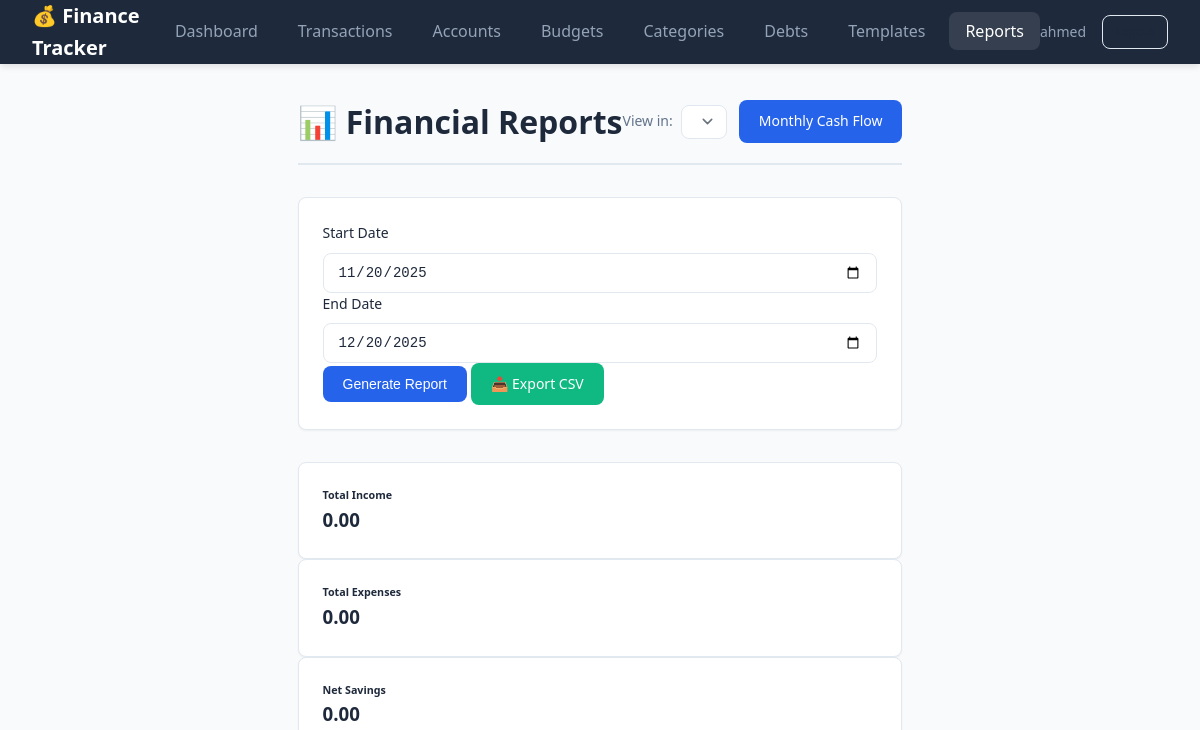
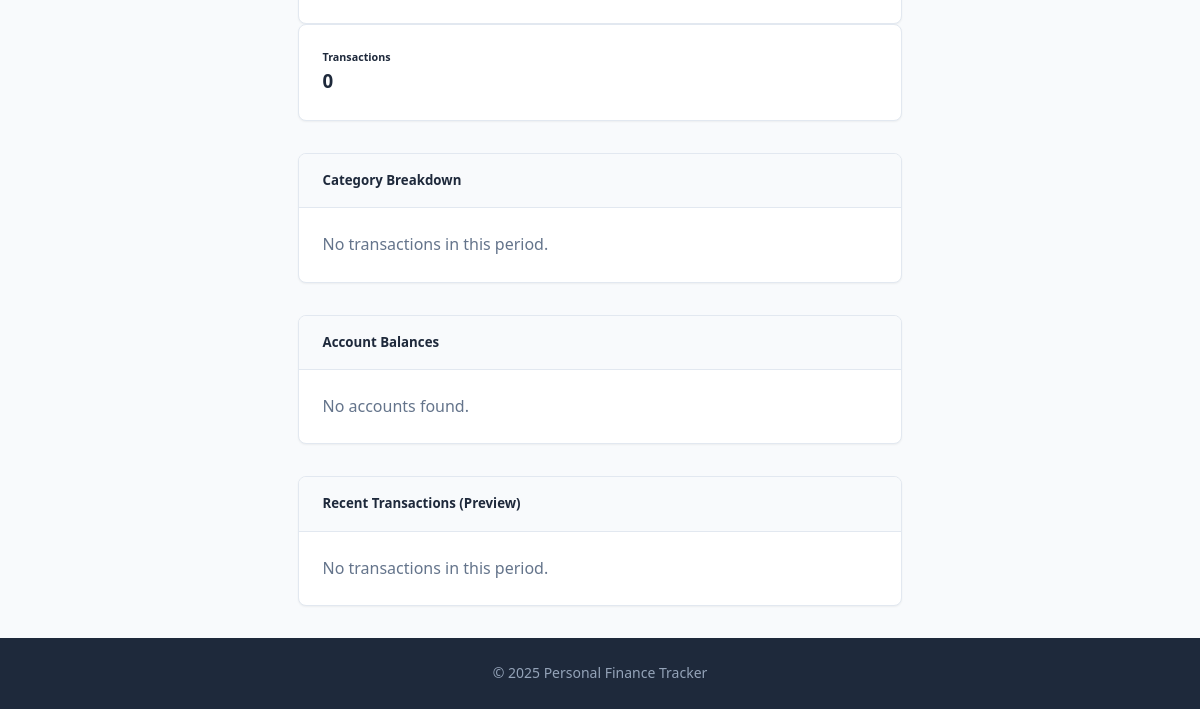
/reports (signed in), run on an earlier commit of the app's database (2 pictures, top to bottom).
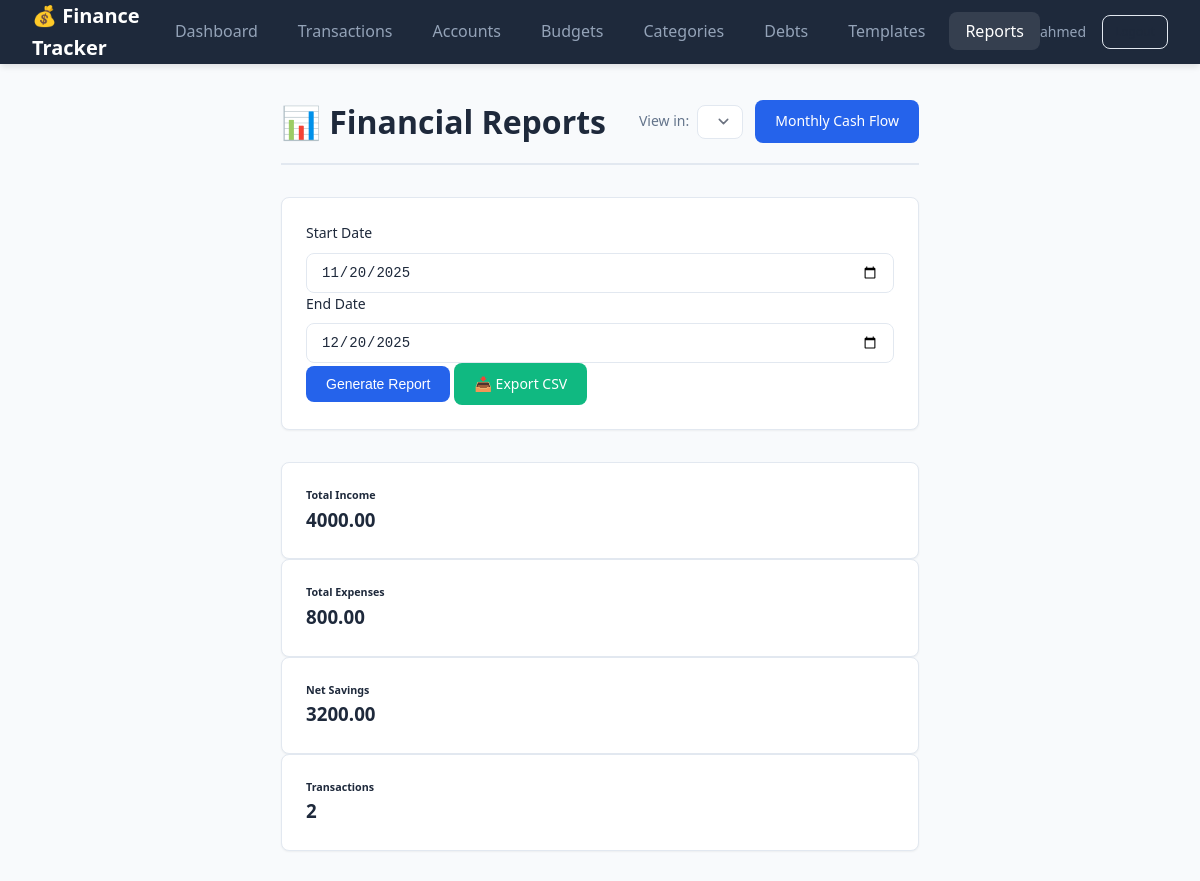
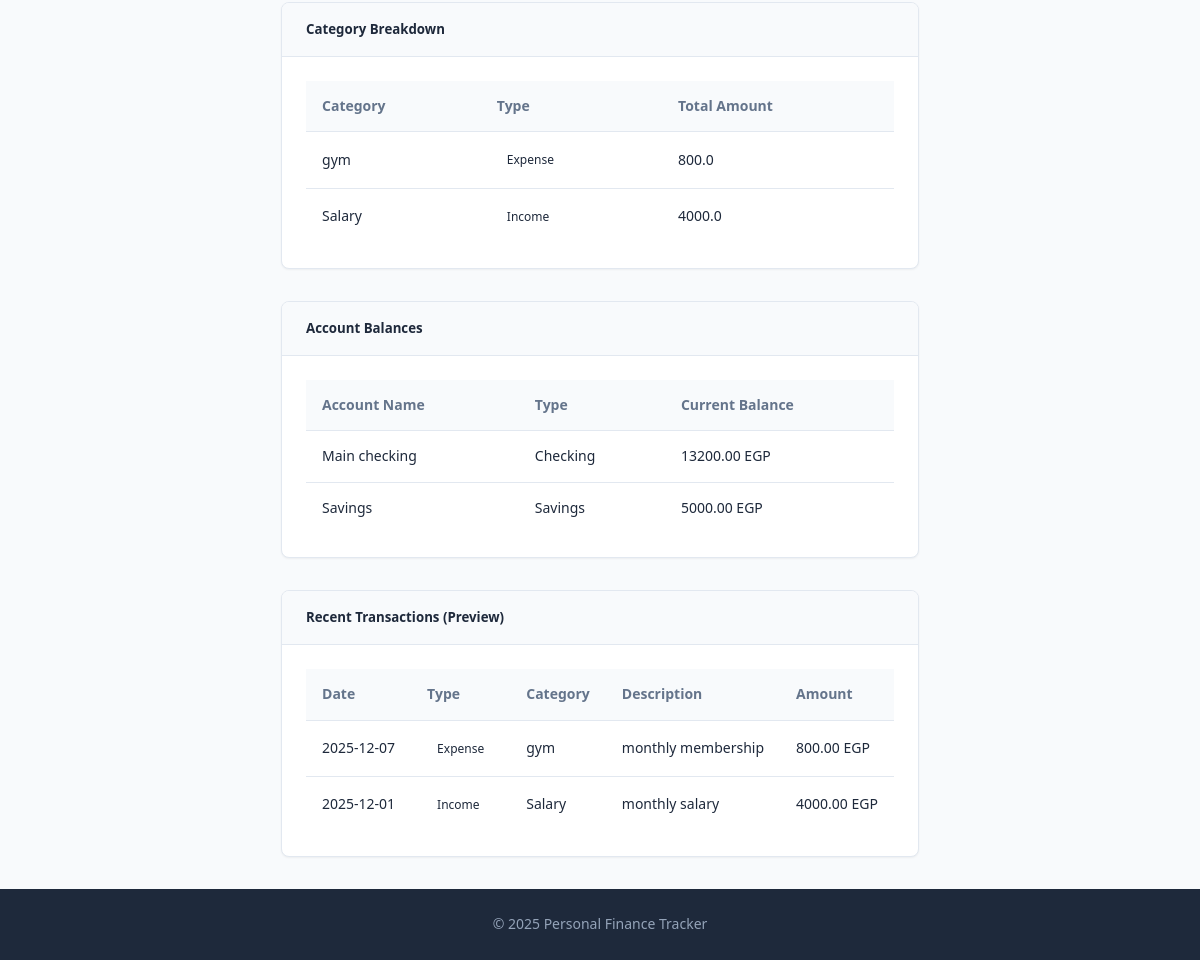
And on a later commit of the database (2 pictures, top to bottom).
### src/app/models/finance_models.py (models this page shows, shortened)
class Category(db.Model):
    __tablename__ = 'category'
    id: Mapped[int] = mapped_column(Integer, primary_key=True, autoincrement=True)
    user_id: Mapped[int] = mapped_column(
        Integer, ForeignKey('user.id', ondelete='CASCADE'), nullable=False
    )
    name: Mapped[str] = mapped_column(String(100), nullable=False)
    category_type: Mapped[str] = mapped_column(String(10), nullable=False)
    color: Mapped[Optional[str]] = mapped_column(String(7))
    max_single_amount: Mapped[Optional[Decimal]] = mapped_column(DECIMAL(10, 2))
    user: Mapped["User"] = relationship("User", back_populates="categories")
    transactions: Mapped[List["Transaction"]] = relationship(
        "Transaction", back_populates="category", cascade="all, delete-orphan"
    )
    budgets: Mapped[List["Budget"]] = relationship(
        "Budget", back_populates="category", cascade="all, delete-orphan"
    )
    transaction_templates: Mapped[List["TransactionTemplate"]] = relationship(
        "TransactionTemplate", back_populates="category"
    )

class Account(db.Model):
    __tablename__ = 'account'
    id: Mapped[int] = mapped_column(Integer, primary_key=True, autoincrement=True)
    user_id: Mapped[int] = mapped_column(
        Integer, ForeignKey('user.id', ondelete='CASCADE'), nullable=False
    )
    name: Mapped[str] = mapped_column(String(100), nullable=False)
    account_type: Mapped[Optional[str]] = mapped_column(String(50))
    initial_balance: Mapped[Decimal] = mapped_column(
        DECIMAL(10, 2), default=Decimal('0.00')
    )
    current_balance: Mapped[Decimal] = mapped_column(
        DECIMAL(10, 2), default=Decimal('0.00')
    )
    currency: Mapped[str] = mapped_column(String(10), default='EGP')
    created_at: Mapped[datetime] = mapped_column(DateTime, default=datetime.utcnow)
    user: Mapped["User"] = relationship("User", back_populates="accounts")
    transactions: Mapped[List["Transaction"]] = relationship(
        "Transaction", back_populates="account", cascade="all, delete-orphan"
    )
    transaction_templates: Mapped[List["TransactionTemplate"]] = relationship(
        "TransactionTemplate", back_populates="account"
    )

class Transaction(db.Model):
    __tablename__ = 'transaction'
    id: Mapped[int] = mapped_column(Integer, primary_key=True, autoincrement=True)
    user_id: Mapped[int] = mapped_column(
        Integer, ForeignKey('user.id', ondelete='CASCADE'), nullable=False
    )
    account_id: Mapped[int] = mapped_column(
        Integer, ForeignKey('account.id', ondelete='CASCADE'), nullable=False
    )
    category_id: Mapped[int] = mapped_column(
        Integer, ForeignKey('category.id', ondelete='CASCADE'), nullable=False
    )
    date: Mapped[datetime] = mapped_column(Date, nullable=False)
    amount: Mapped[Decimal] = mapped_column(DECIMAL(10, 2), nullable=False)
    transaction_type: Mapped[str] = mapped_column(String(10), nullable=False)
    description: Mapped[Optional[str]] = mapped_column(String(255))
    notes: Mapped[Optional[str]] = mapped_column(Text)
    created_at: Mapped[datetime] = mapped_column(DateTime, default=datetime.utcnow)
    user: Mapped["User"] = relationship("User", back_populates="transactions")
    account: Mapped["Account"] = relationship("Account", back_populates="transactions")
    category: Mapped["Category"] = relationship(
        "Category", back_populates="transactions"
    )
    __table_args__ = (
        Index('idx_transaction_user_date', 'user_id', 'date'),
        Index('idx_transaction_search', 'user_id', 'description', 'notes'),
    )

### src/app/controllers/report_routes.py (the view)
@report_bp.route('/reports')
@login_required
def reports():
    selected_currency_code = request.args.get('currency', current_user.default_currency or 'EGP')
    selected_currency_obj = CurrencyRepository.get_by_code(selected_currency_code)
    if not selected_currency_obj:
        selected_currency_code = current_user.default_currency or 'EGP'
        selected_currency_obj = CurrencyRepository.get_by_code(selected_currency_code)
    if not selected_currency_obj:
        selected_currency_code = 'EGP'
        selected_currency_obj = CurrencyRepository.get_by_code('EGP')
    end_date = request.args.get('end_date', datetime.now().strftime('%Y-%m-%d'))
    start_date = request.args.get('start_date',
                                  (datetime.now() - timedelta(days=30)).strftime('%Y-%m-%d'))
    try:
        start = datetime.strptime(start_date, '%Y-%m-%d').date()
        end = datetime.strptime(end_date, '%Y-%m-%d').date()
    except ValueError:
        flash('Invalid date format', 'error')
        return redirect(url_for('report.reports'))
    report_data = generate_report(current_user.id, start, end, selected_currency_code)
    all_currencies = CurrencyRepository.get_all()
    return render_template('reports.html',
                         report=report_data,
                         start_date=start_date,
                         end_date=end_date,
                         selected_currency=selected_currency_obj,
                         selected_currency_code=selected_currency_code if 'selected_currency_code' in locals() else selected_currency_obj.code,
                         currencies=all_currencies)

### src/app/__init__.py (called while the page is built)
def _init_extensions(app: Flask) -> None:
    database.init_app(app)
    bcrypt.init_app(app)
    login_manager.init_app(app)
    @login_manager.user_loader
    def load_user(user_id: str):
        from .models import User
        return User.query.get(int(user_id))

### src/app/repositories/account_repository.py (called while the page is built)
    @staticmethod
    def get_all_by_user(user_id: int) -> List[Account]:
        return Account.query.filter_by(user_id=user_id).all()

### src/app/repositories/currency_repository.py (called while the page is built, shortened)
    @staticmethod
    def get_by_code(code: str) -> Optional[Currency]:
        return Currency.query.get(code)

    @staticmethod
    def get_all() -> List[Currency]:
        return Currency.query.all()

    @staticmethod
    def convert_amount(
        amount: Decimal,
        from_currency_code: str,
        to_currency_code: str = 'EGP'
    ) -> Decimal:
        if from_currency_code == to_currency_code:
            return amount

### src/app/repositories/transaction_repository.py (called while the page is built)
    @staticmethod
    def get_by_date_range(
        user_id: int,
        start_date: date,
        end_date: date
    ) -> List[Transaction]:
        return Transaction.query.filter(
            Transaction.user_id == user_id,
            Transaction.date >= start_date,
            Transaction.date <= end_date
        ).order_by(Transaction.date.desc()).all()

### src/app/templates/reports.html (shortened to what the changed rows need)
{% extends "base.html" %}
{% block content %}
<div class="page-header">
    <div>
        <h1>📊 Financial Reports</h1>
    </div>
</div>
{% if report %}
<div class="row mb-4">
    <div class="col-md-3">
        <div class="card text-white bg-success">
            <div class="card-body">
                <h6 class="card-title">Total Income</h6>
                <h3>{{ report.total_income|default(0)|round(2) }} {{ selected_currency.symbol if selected_currency.symbol else selected_currency.code }}</h3>
            </div>
        </div>
    </div>
    <div class="col-md-3">
        <div class="card text-white bg-danger">
            <div class="card-body">
                <h6 class="card-title">Total Expenses</h6>
                <h3>{{ report.total_expense|default(0)|round(2) }} {{ selected_currency.symbol if selected_currency.symbol else selected_currency.code }}</h3>
            </div>
        </div>
    </div>
    <div class="col-md-3">
        <div class="card text-white {% if report.net_savings >= 0 %}bg-info{% else %}bg-warning{% endif %}">
            <div class="card-body">
                <h6 class="card-title">Net Savings</h6>
                <h3>{{ report.net_savings|default(0)|round(2) }} {{ selected_currency.symbol if selected_currency.symbol else selected_currency.code }}</h3>
            </div>
        </div>
    </div>
    <div class="col-md-3">
        <div class="card text-white bg-secondary">
            <div class="card-body">
                <h6 class="card-title">Transactions</h6>
                <h3>{{ report.transaction_count|default(0) }}</h3>
            </div>
        </div>
    </div>
</div>
<div class="card mb-4">
    <div class="card-header">
        <h5>Category Breakdown</h5>
    </div>
    <div class="card-body">
        {% if report.category_breakdown %}
        <div class="table-responsive">
            <table class="table table-striped">
                <thead>
                    <tr>
                        <th>Category</th>
                        <th>Type</th>
                        <th class="text-end">Total Amount</th>
                    </tr>
                </thead>
                <tbody>
                    {% for cat_name, cat_type, total in report.category_breakdown %}
                    <tr>
                        <td>{{ cat_name }}</td>
                        <td>
                            <span class="badge {% if cat_type == 'Income' %}bg-success{% else %}bg-danger{% endif %}">
                                {{ cat_type }}
                            </span>
                        </td>
                        <td class="text-end">{{ total|round(2) }} {{ selected_currency.symbol if selected_currency.symbol else selected_currency.code }}</td>
                    </tr>
                    {% endfor %}
                </tbody>
            </table>
        </div>
        {% else %}
        <p class="text-muted">No transactions in this period.</p>
        {% endif %}
    </div>
</div>
<div class="card mb-4">
    <div class="card-header">
        <h5>Account Balances</h5>
    </div>
    <div class="card-body">
        {% if report.accounts %}
        <div class="table-responsive">
            <table class="table table-striped">
                <thead>
                    <tr>
                        <th>Account Name</th>
                        <th>Type</th>
                        <th class="text-end">Current Balance</th>
                    </tr>
                </thead>
                <tbody>
                    {% for account in report.accounts %}
                    <tr>
                        <td>{{ account.name }}</td>
                        <td>{{ account.account_type or 'N/A' }}</td>
                        <td class="text-end">{{ account.current_balance|round(2) }} {{ account.currency }}</td>
                    </tr>
                    {% endfor %}
                </tbody>
            </table>
        </div>
        {% else %}
        <p class="text-muted">No accounts found.</p>
        {% endif %}
    </div>
</div>
<div class="card">
    <div class="card-header">
        <h5>Recent Transactions (Preview)</h5>
    </div>
    <div class="card-body">
        {% if report.transactions %}
        <div class="table-responsive">
            <table class="table table-striped">
                <thead>
                    <tr>
                        <th>Date</th>
                        <th>Type</th>
                        <th>Category</th>
                        <th>Description</th>
                        <th class="text-end">Amount</th>
                    </tr>
                </thead>
                <tbody>
                    {% for txn in report.transactions %}
                    <tr>
                        <td>{{ txn.date.strftime('%Y-%m-%d') }}</td>
                        <td>
                            <span class="badge {% if txn.transaction_type == 'Income' %}bg-success{% else %}bg-danger{% endif %}">
                                {{ txn.transaction_type }}
                            </span>
                        </td>
                        <td>{{ txn.category.name if txn.category else 'N/A' }}</td>
                        <td>{{ txn.description or '-' }}</td>
                        <td class="text-end">{{ txn.amount|round(2) }} {{ txn.account.currency }}</td>
                    </tr>
                    {% endfor %}
                </tbody>
            </table>
        </div>
        {% else %}
        <p class="text-muted">No transactions in this period.</p>
        {% endif %}
    </div>
</div>
{% endif %}
{% endblock %}

What changed in the data, as far as the page shows it:
added Category: name "gym", category_type "Expense", total "800.0"
added Category: name "Salary", category_type "Income", total "4000.0"
added Account: name "Main checking", account_type "Checking", current_balance "13200.00", currency "EGP"
added Account: name "Savings", account_type "Savings", current_balance "5000.00", currency "EGP"
added Transaction: date "2025-12-07", transaction_type "Expense", category "gym", description "monthly membership", amount "800.00", account.currency "EGP"
added Transaction: date "2025-12-01", transaction_type "Income", category "Salary", description "monthly salary", amount "4000.00", account.currency "EGP"
Also different on the page:
{{ report.total_income|default(0)|round(2) }}: "0.00" → "4000.00"
{{ report.total_expense|default(0)|round(2) }}: "0.00" → "800.00"
{{ report.net_savings|default(0)|round(2) }}: "0.00" → "3200.00"
{{ report.transaction_count|default(0) }}: "0" → "2"
text no longer shown: "No transactions in this period. No accounts found. No transactions in this period."
text now shown: "Category Type Total Amount Account Name Type Current Balance Date Type Category Description Amount"
